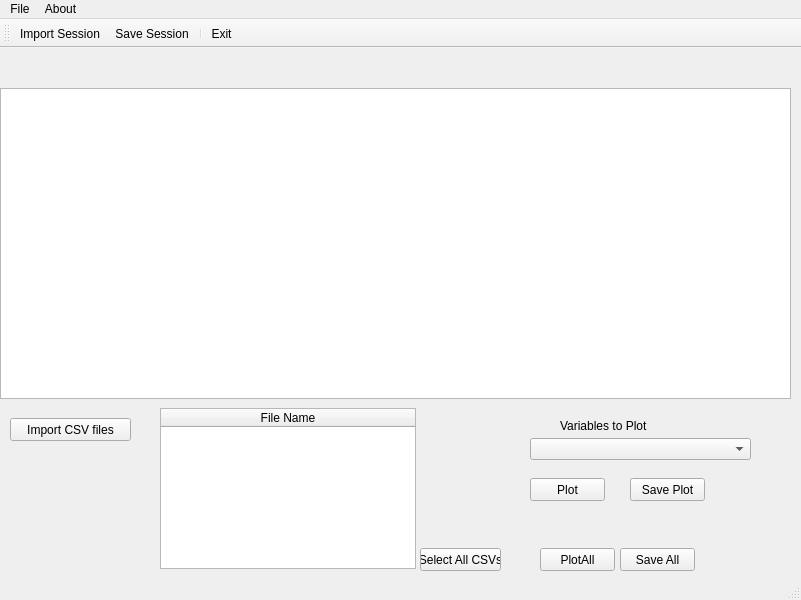
<?xml version="1.0" encoding="UTF-8"?>
<ui version="4.0">
 <class>mainWindow</class>
 <widget class="QMainWindow" name="mainWindow">
  <property name="geometry">
   <rect>
    <x>0</x>
    <y>0</y>
    <width>801</width>
    <height>600</height>
   </rect>
  </property>
  <property name="windowTitle">
   <string>DPT v1.0</string>
  </property>
  <widget class="QWidget" name="centralwidget">
   <widget class="QGraphicsView" name="mainGraphicsView">
    <property name="geometry">
     <rect>
      <x>0</x>
      <y>40</y>
      <width>791</width>
      <height>311</height>
     </rect>
    </property>
   </widget>
   <widget class="QComboBox" name="mainComboBox">
    <property name="geometry">
     <rect>
      <x>530</x>
      <y>390</y>
      <width>221</width>
      <height>22</height>
     </rect>
    </property>
   </widget>
   <widget class="QPushButton" name="mainPlotSingleChartButton">
    <property name="geometry">
     <rect>
      <x>530</x>
      <y>430</y>
      <width>75</width>
      <height>23</height>
     </rect>
    </property>
    <property name="text">
     <string>Plot</string>
    </property>
   </widget>
   <widget class="QPushButton" name="mainPlotAllButton">
    <property name="geometry">
     <rect>
      <x>540</x>
      <y>500</y>
      <width>75</width>
      <height>23</height>
     </rect>
    </property>
    <property name="text">
     <string>PlotAll</string>
    </property>
   </widget>
   <widget class="QPushButton" name="mainSaveSinglePlotButton">
    <property name="geometry">
     <rect>
      <x>630</x>
      <y>430</y>
      <width>75</width>
      <height>23</height>
     </rect>
    </property>
    <property name="text">
     <string>Save Plot</string>
    </property>
   </widget>
   <widget class="QPushButton" name="mainSaveAllButton">
    <property name="geometry">
     <rect>
      <x>620</x>
      <y>500</y>
      <width>75</width>
      <height>23</height>
     </rect>
    </property>
    <property name="text">
     <string>Save All</string>
    </property>
   </widget>
   <widget class="QLabel" name="mainVariablesLabel">
    <property name="geometry">
     <rect>
      <x>560</x>
      <y>370</y>
      <width>111</width>
      <height>16</height>
     </rect>
    </property>
    <property name="text">
     <string>Variables to Plot</string>
    </property>
   </widget>
   <widget class="QPushButton" name="mainImportCSV">
    <property name="geometry">
     <rect>
      <x>10</x>
      <y>370</y>
      <width>121</width>
      <height>23</height>
     </rect>
    </property>
    <property name="text">
     <string>Import CSV files</string>
    </property>
   </widget>
   <widget class="QTableWidget" name="mainTable">
    <property name="geometry">
     <rect>
      <x>160</x>
      <y>360</y>
      <width>256</width>
      <height>161</height>
     </rect>
    </property>
    <attribute name="horizontalHeaderStretchLastSection">
     <bool>true</bool>
    </attribute>
    <column>
     <property name="text">
      <string>File Name</string>
     </property>
    </column>
   </widget>
   <widget class="QPushButton" name="mainSelectAll">
    <property name="geometry">
     <rect>
      <x>420</x>
      <y>500</y>
      <width>81</width>
      <height>23</height>
     </rect>
    </property>
    <property name="text">
     <string>Select All CSVs</string>
    </property>
   </widget>
  </widget>
  <widget class="QMenuBar" name="menuBar">
   <property name="geometry">
    <rect>
     <x>0</x>
     <y>0</y>
     <width>801</width>
     <height>21</height>
    </rect>
   </property>
   <widget class="QMenu" name="menuFile">
    <property name="title">
     <string>File</string>
    </property>
    <addaction name="actionImportSession"/>
    <addaction name="actionSaveSession"/>
    <addaction name="separator"/>
    <addaction name="actionExit"/>
   </widget>
   <widget class="QMenu" name="menuAbout">
    <property name="title">
     <string>About</string>
    </property>
   </widget>
   <addaction name="menuFile"/>
   <addaction name="menuAbout"/>
  </widget>
  <widget class="QStatusBar" name="statusBar"/>
  <widget class="QToolBar" name="mainToolBar">
   <property name="windowTitle">
    <string>toolBar</string>
   </property>
   <attribute name="toolBarArea">
    <enum>TopToolBarArea</enum>
   </attribute>
   <attribute name="toolBarBreak">
    <bool>false</bool>
   </attribute>
   <addaction name="actionImportSession"/>
   <addaction name="actionSaveSession"/>
   <addaction name="separator"/>
   <addaction name="actionExit"/>
  </widget>
  <action name="actionImportSession">
   <property name="text">
    <string>Import Session</string>
   </property>
  </action>
  <action name="actionSaveSession">
   <property name="text">
    <string>Save Session</string>
   </property>
  </action>
  <action name="actionExit">
   <property name="text">
    <string>Exit</string>
   </property>
  </action>
 </widget>
 <resources/>
 <connections/>
</ui>
